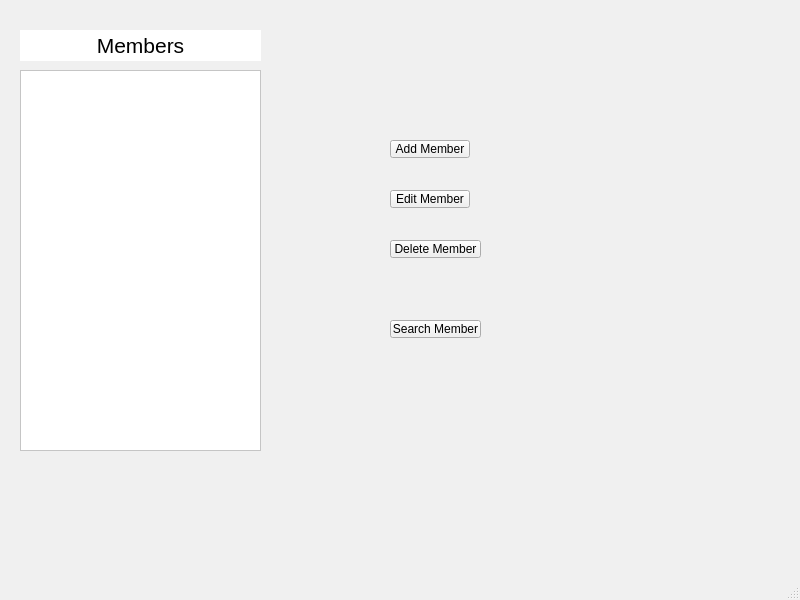
<?xml version="1.0" encoding="UTF-8"?>
<ui version="4.0">
 <class>EditMember</class>
 <widget class="QMainWindow" name="EditMember">
  <property name="geometry">
   <rect>
    <x>0</x>
    <y>0</y>
    <width>800</width>
    <height>600</height>
   </rect>
  </property>
  <property name="palette">
   <palette>
    <active>
     <colorrole role="WindowText">
      <brush brushstyle="SolidPattern">
       <color alpha="255">
        <red>0</red>
        <green>0</green>
        <blue>0</blue>
       </color>
      </brush>
     </colorrole>
     <colorrole role="Button">
      <brush brushstyle="SolidPattern">
       <color alpha="255">
        <red>255</red>
        <green>255</green>
        <blue>255</blue>
       </color>
      </brush>
     </colorrole>
     <colorrole role="Light">
      <brush brushstyle="SolidPattern">
       <color alpha="255">
        <red>255</red>
        <green>255</green>
        <blue>255</blue>
       </color>
      </brush>
     </colorrole>
     <colorrole role="Midlight">
      <brush brushstyle="SolidPattern">
       <color alpha="255">
        <red>255</red>
        <green>255</green>
        <blue>255</blue>
       </color>
      </brush>
     </colorrole>
     <colorrole role="Dark">
      <brush brushstyle="SolidPattern">
       <color alpha="255">
        <red>127</red>
        <green>127</green>
        <blue>127</blue>
       </color>
      </brush>
     </colorrole>
     <colorrole role="Mid">
      <brush brushstyle="SolidPattern">
       <color alpha="255">
        <red>170</red>
        <green>170</green>
        <blue>170</blue>
       </color>
      </brush>
     </colorrole>
     <colorrole role="Text">
      <brush brushstyle="SolidPattern">
       <color alpha="255">
        <red>0</red>
        <green>0</green>
        <blue>0</blue>
       </color>
      </brush>
     </colorrole>
     <colorrole role="BrightText">
      <brush brushstyle="SolidPattern">
       <color alpha="255">
        <red>255</red>
        <green>255</green>
        <blue>255</blue>
       </color>
      </brush>
     </colorrole>
     <colorrole role="ButtonText">
      <brush brushstyle="SolidPattern">
       <color alpha="255">
        <red>0</red>
        <green>0</green>
        <blue>0</blue>
       </color>
      </brush>
     </colorrole>
     <colorrole role="Base">
      <brush brushstyle="SolidPattern">
       <color alpha="255">
        <red>255</red>
        <green>255</green>
        <blue>255</blue>
       </color>
      </brush>
     </colorrole>
     <colorrole role="Window">
      <brush brushstyle="SolidPattern">
       <color alpha="255">
        <red>255</red>
        <green>255</green>
        <blue>255</blue>
       </color>
      </brush>
     </colorrole>
     <colorrole role="Shadow">
      <brush brushstyle="SolidPattern">
       <color alpha="255">
        <red>0</red>
        <green>0</green>
        <blue>0</blue>
       </color>
      </brush>
     </colorrole>
     <colorrole role="AlternateBase">
      <brush brushstyle="SolidPattern">
       <color alpha="255">
        <red>255</red>
        <green>255</green>
        <blue>255</blue>
       </color>
      </brush>
     </colorrole>
     <colorrole role="ToolTipBase">
      <brush brushstyle="SolidPattern">
       <color alpha="255">
        <red>255</red>
        <green>255</green>
        <blue>220</blue>
       </color>
      </brush>
     </colorrole>
     <colorrole role="ToolTipText">
      <brush brushstyle="SolidPattern">
       <color alpha="255">
        <red>0</red>
        <green>0</green>
        <blue>0</blue>
       </color>
      </brush>
     </colorrole>
    </active>
    <inactive>
     <colorrole role="WindowText">
      <brush brushstyle="SolidPattern">
       <color alpha="255">
        <red>0</red>
        <green>0</green>
        <blue>0</blue>
       </color>
      </brush>
     </colorrole>
     <colorrole role="Button">
      <brush brushstyle="SolidPattern">
       <color alpha="255">
        <red>240</red>
        <green>240</green>
        <blue>240</blue>
       </color>
      </brush>
     </colorrole>
     <colorrole role="Light">
      <brush brushstyle="SolidPattern">
       <color alpha="255">
        <red>255</red>
        <green>255</green>
        <blue>255</blue>
       </color>
      </brush>
     </colorrole>
     <colorrole role="Midlight">
      <brush brushstyle="SolidPattern">
       <color alpha="255">
        <red>227</red>
        <green>227</green>
        <blue>227</blue>
       </color>
      </brush>
     </colorrole>
     <colorrole role="Dark">
      <brush brushstyle="SolidPattern">
       <color alpha="255">
        <red>160</red>
        <green>160</green>
        <blue>160</blue>
       </color>
      </brush>
     </colorrole>
     <colorrole role="Mid">
      <brush brushstyle="SolidPattern">
       <color alpha="255">
        <red>160</red>
        <green>160</green>
        <blue>160</blue>
       </color>
      </brush>
     </colorrole>
     <colorrole role="Text">
      <brush brushstyle="SolidPattern">
       <color alpha="255">
        <red>0</red>
        <green>0</green>
        <blue>0</blue>
       </color>
      </brush>
     </colorrole>
     <colorrole role="BrightText">
      <brush brushstyle="SolidPattern">
       <color alpha="255">
        <red>255</red>
        <green>255</green>
        <blue>255</blue>
       </color>
      </brush>
     </colorrole>
     <colorrole role="ButtonText">
      <brush brushstyle="SolidPattern">
       <color alpha="255">
        <red>0</red>
        <green>0</green>
        <blue>0</blue>
       </color>
      </brush>
     </colorrole>
     <colorrole role="Base">
      <brush brushstyle="SolidPattern">
       <color alpha="255">
        <red>255</red>
        <green>255</green>
        <blue>255</blue>
       </color>
      </brush>
     </colorrole>
     <colorrole role="Window">
      <brush brushstyle="SolidPattern">
       <color alpha="255">
        <red>240</red>
        <green>240</green>
        <blue>240</blue>
       </color>
      </brush>
     </colorrole>
     <colorrole role="Shadow">
      <brush brushstyle="SolidPattern">
       <color alpha="255">
        <red>105</red>
        <green>105</green>
        <blue>105</blue>
       </color>
      </brush>
     </colorrole>
     <colorrole role="AlternateBase">
      <brush brushstyle="SolidPattern">
       <color alpha="255">
        <red>245</red>
        <green>245</green>
        <blue>245</blue>
       </color>
      </brush>
     </colorrole>
     <colorrole role="ToolTipBase">
      <brush brushstyle="SolidPattern">
       <color alpha="255">
        <red>255</red>
        <green>255</green>
        <blue>220</blue>
       </color>
      </brush>
     </colorrole>
     <colorrole role="ToolTipText">
      <brush brushstyle="SolidPattern">
       <color alpha="255">
        <red>0</red>
        <green>0</green>
        <blue>0</blue>
       </color>
      </brush>
     </colorrole>
    </inactive>
    <disabled>
     <colorrole role="WindowText">
      <brush brushstyle="SolidPattern">
       <color alpha="255">
        <red>127</red>
        <green>127</green>
        <blue>127</blue>
       </color>
      </brush>
     </colorrole>
     <colorrole role="Button">
      <brush brushstyle="SolidPattern">
       <color alpha="255">
        <red>255</red>
        <green>255</green>
        <blue>255</blue>
       </color>
      </brush>
     </colorrole>
     <colorrole role="Light">
      <brush brushstyle="SolidPattern">
       <color alpha="255">
        <red>255</red>
        <green>255</green>
        <blue>255</blue>
       </color>
      </brush>
     </colorrole>
     <colorrole role="Midlight">
      <brush brushstyle="SolidPattern">
       <color alpha="255">
        <red>255</red>
        <green>255</green>
        <blue>255</blue>
       </color>
      </brush>
     </colorrole>
     <colorrole role="Dark">
      <brush brushstyle="SolidPattern">
       <color alpha="255">
        <red>127</red>
        <green>127</green>
        <blue>127</blue>
       </color>
      </brush>
     </colorrole>
     <colorrole role="Mid">
      <brush brushstyle="SolidPattern">
       <color alpha="255">
        <red>170</red>
        <green>170</green>
        <blue>170</blue>
       </color>
      </brush>
     </colorrole>
     <colorrole role="Text">
      <brush brushstyle="SolidPattern">
       <color alpha="255">
        <red>127</red>
        <green>127</green>
        <blue>127</blue>
       </color>
      </brush>
     </colorrole>
     <colorrole role="BrightText">
      <brush brushstyle="SolidPattern">
       <color alpha="255">
        <red>255</red>
        <green>255</green>
        <blue>255</blue>
       </color>
      </brush>
     </colorrole>
     <colorrole role="ButtonText">
      <brush brushstyle="SolidPattern">
       <color alpha="255">
        <red>127</red>
        <green>127</green>
        <blue>127</blue>
       </color>
      </brush>
     </colorrole>
     <colorrole role="Base">
      <brush brushstyle="SolidPattern">
       <color alpha="255">
        <red>255</red>
        <green>255</green>
        <blue>255</blue>
       </color>
      </brush>
     </colorrole>
     <colorrole role="Window">
      <brush brushstyle="SolidPattern">
       <color alpha="255">
        <red>255</red>
        <green>255</green>
        <blue>255</blue>
       </color>
      </brush>
     </colorrole>
     <colorrole role="Shadow">
      <brush brushstyle="SolidPattern">
       <color alpha="255">
        <red>0</red>
        <green>0</green>
        <blue>0</blue>
       </color>
      </brush>
     </colorrole>
     <colorrole role="AlternateBase">
      <brush brushstyle="SolidPattern">
       <color alpha="255">
        <red>245</red>
        <green>245</green>
        <blue>245</blue>
       </color>
      </brush>
     </colorrole>
     <colorrole role="ToolTipBase">
      <brush brushstyle="SolidPattern">
       <color alpha="255">
        <red>255</red>
        <green>255</green>
        <blue>220</blue>
       </color>
      </brush>
     </colorrole>
     <colorrole role="ToolTipText">
      <brush brushstyle="SolidPattern">
       <color alpha="255">
        <red>0</red>
        <green>0</green>
        <blue>0</blue>
       </color>
      </brush>
     </colorrole>
    </disabled>
   </palette>
  </property>
  <property name="acceptDrops">
   <bool>false</bool>
  </property>
  <property name="windowTitle">
   <string>MainWindow</string>
  </property>
  <property name="autoFillBackground">
   <bool>true</bool>
  </property>
  <widget class="QWidget" name="centralwidget">
   <widget class="QTableView" name="rest_tableView">
    <property name="geometry">
     <rect>
      <x>20</x>
      <y>70</y>
      <width>241</width>
      <height>381</height>
     </rect>
    </property>
    <property name="sizePolicy">
     <sizepolicy hsizetype="Preferred" vsizetype="Preferred">
      <horstretch>0</horstretch>
      <verstretch>0</verstretch>
     </sizepolicy>
    </property>
    <property name="font">
     <font>
      <pointsize>11</pointsize>
     </font>
    </property>
    <property name="focusPolicy">
     <enum>Qt::NoFocus</enum>
    </property>
    <property name="styleSheet">
     <string notr="true">background-color: rgb(255, 255, 255);
color: rgb(0, 0, 0);
alternate-background-color: rgb(225, 225, 225);
selection-background-color: rgb(159, 11, 25);
selection-color: rgb(0, 0, 0);</string>
    </property>
    <property name="horizontalScrollBarPolicy">
     <enum>Qt::ScrollBarAlwaysOff</enum>
    </property>
    <property name="sizeAdjustPolicy">
     <enum>QAbstractScrollArea::AdjustToContents</enum>
    </property>
    <property name="autoScroll">
     <bool>false</bool>
    </property>
    <property name="autoScrollMargin">
     <number>5</number>
    </property>
    <property name="dragDropOverwriteMode">
     <bool>false</bool>
    </property>
    <property name="alternatingRowColors">
     <bool>true</bool>
    </property>
    <property name="selectionMode">
     <enum>QAbstractItemView::SingleSelection</enum>
    </property>
    <property name="selectionBehavior">
     <enum>QAbstractItemView::SelectRows</enum>
    </property>
    <property name="showGrid">
     <bool>false</bool>
    </property>
    <property name="gridStyle">
     <enum>Qt::SolidLine</enum>
    </property>
    <property name="sortingEnabled">
     <bool>false</bool>
    </property>
    <attribute name="horizontalHeaderVisible">
     <bool>false</bool>
    </attribute>
    <attribute name="horizontalHeaderMinimumSectionSize">
     <number>50</number>
    </attribute>
    <attribute name="horizontalHeaderDefaultSectionSize">
     <number>200</number>
    </attribute>
    <attribute name="verticalHeaderVisible">
     <bool>false</bool>
    </attribute>
    <attribute name="verticalHeaderHighlightSections">
     <bool>true</bool>
    </attribute>
   </widget>
   <widget class="QLabel" name="label">
    <property name="geometry">
     <rect>
      <x>20</x>
      <y>30</y>
      <width>241</width>
      <height>31</height>
     </rect>
    </property>
    <property name="font">
     <font>
      <pointsize>16</pointsize>
     </font>
    </property>
    <property name="styleSheet">
     <string notr="true">background-color: rgb(255, 255, 255);
color: rgb(0, 0, 0);</string>
    </property>
    <property name="text">
     <string>Members</string>
    </property>
    <property name="alignment">
     <set>Qt::AlignCenter</set>
    </property>
   </widget>
   <widget class="QPushButton" name="pushButton_4">
    <property name="geometry">
     <rect>
      <x>390</x>
      <y>320</y>
      <width>91</width>
      <height>18</height>
     </rect>
    </property>
    <property name="text">
     <string>Search Member</string>
    </property>
   </widget>
   <widget class="QWidget" name="widget" native="true">
    <property name="geometry">
     <rect>
      <x>320</x>
      <y>70</y>
      <width>241</width>
      <height>381</height>
     </rect>
    </property>
    <property name="acceptDrops">
     <bool>false</bool>
    </property>
    <property name="autoFillBackground">
     <bool>true</bool>
    </property>
    <widget class="QPushButton" name="pushButton_2">
     <property name="geometry">
      <rect>
       <x>70</x>
       <y>120</y>
       <width>80</width>
       <height>18</height>
      </rect>
     </property>
     <property name="text">
      <string>Edit Member</string>
     </property>
    </widget>
    <widget class="QPushButton" name="pushButton">
     <property name="geometry">
      <rect>
       <x>70</x>
       <y>70</y>
       <width>80</width>
       <height>18</height>
      </rect>
     </property>
     <property name="text">
      <string>Add Member</string>
     </property>
    </widget>
    <widget class="QPushButton" name="pushButton_3">
     <property name="geometry">
      <rect>
       <x>70</x>
       <y>170</y>
       <width>91</width>
       <height>18</height>
      </rect>
     </property>
     <property name="text">
      <string>Delete Member</string>
     </property>
    </widget>
   </widget>
   <zorder>rest_tableView</zorder>
   <zorder>label</zorder>
   <zorder>widget</zorder>
   <zorder>pushButton_4</zorder>
  </widget>
  <widget class="QMenuBar" name="menubar">
   <property name="geometry">
    <rect>
     <x>0</x>
     <y>0</y>
     <width>800</width>
     <height>21</height>
    </rect>
   </property>
  </widget>
  <widget class="QStatusBar" name="statusbar"/>
 </widget>
 <resources/>
 <connections/>
</ui>
